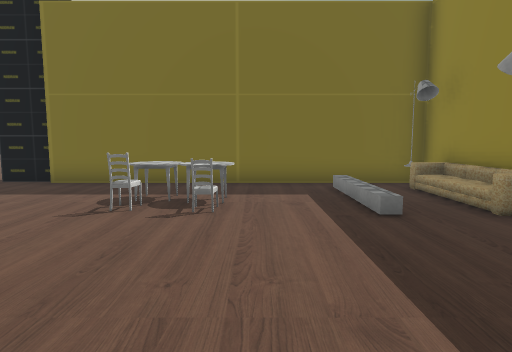
[1] (above)

22 first-person views from a walk through a 3-D level made in the Unity game engine. The camera is 1.2 m above the floor, tilts 6° down and sees 75° across. The floor is counted in squares, 1 m on a side. Each view is taken from the middle of a square. On the plan, view 1 faces up. The plan holds only what a view shows up to about 14 squares ahead; the rest is blank. Door leaves are left out, so doorways stand open. Some surface patterns are stand-ins.

[2]
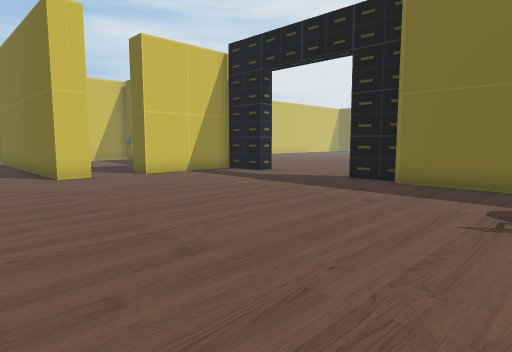

[3]
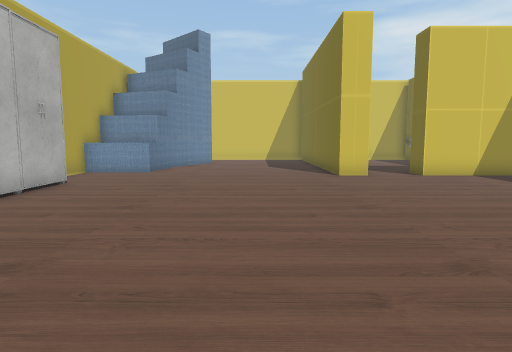

[4]
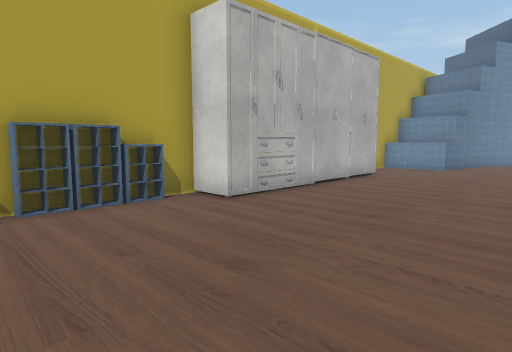

[5]
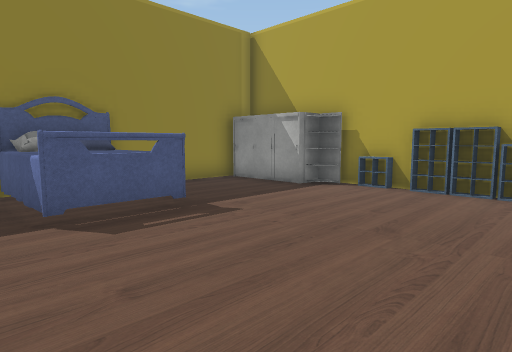

[6]
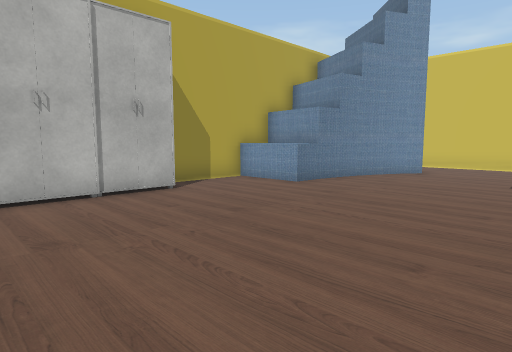

[7]
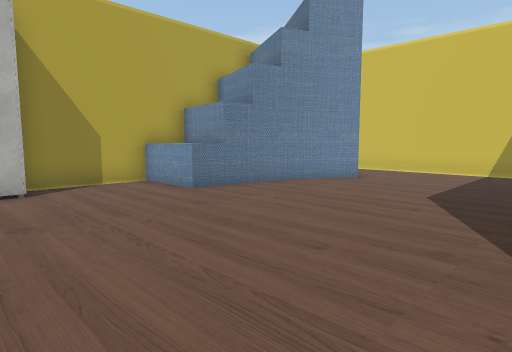

[8]
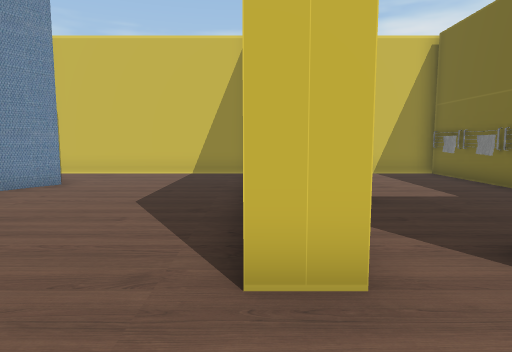

[9]
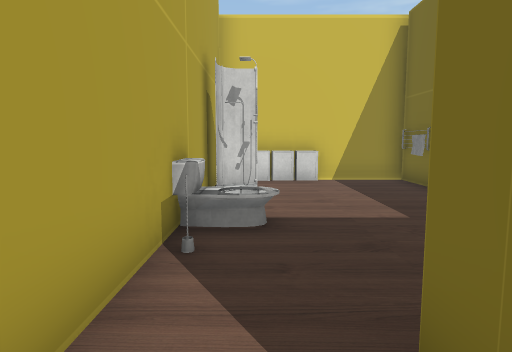

[10]
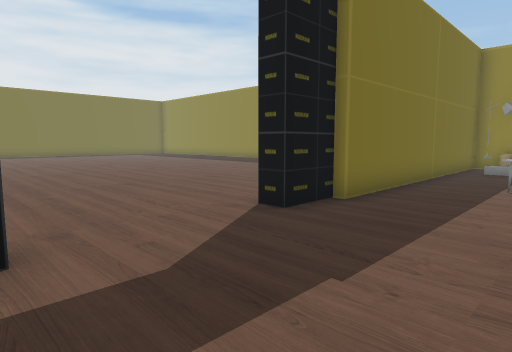

[11]
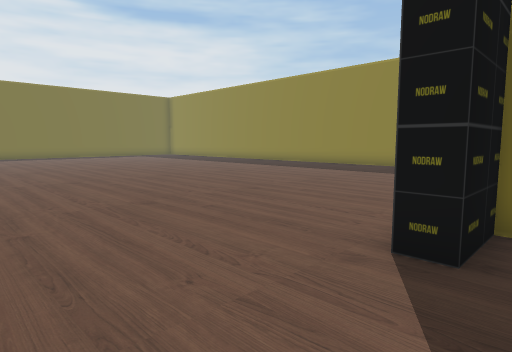

[12]
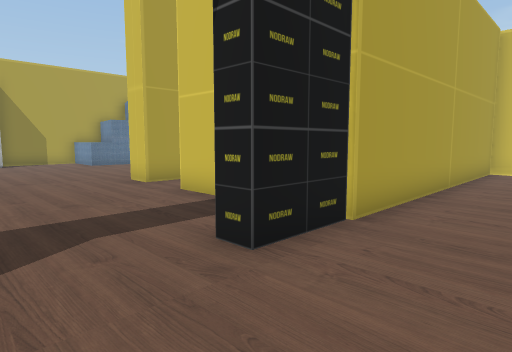

[13]
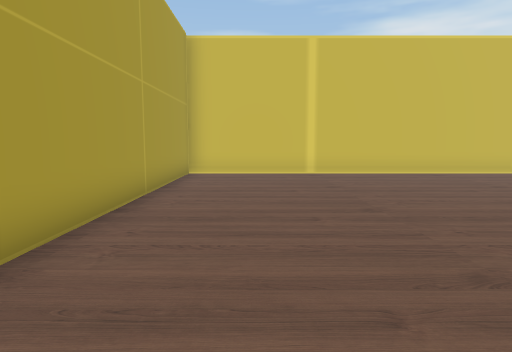

[14]
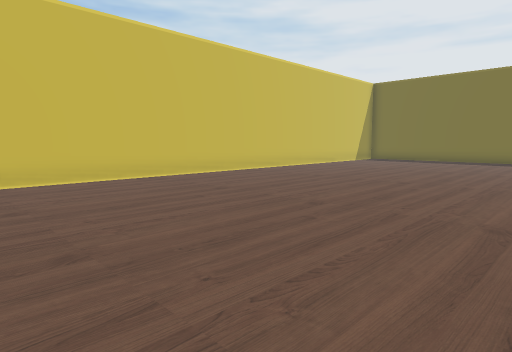

[15]
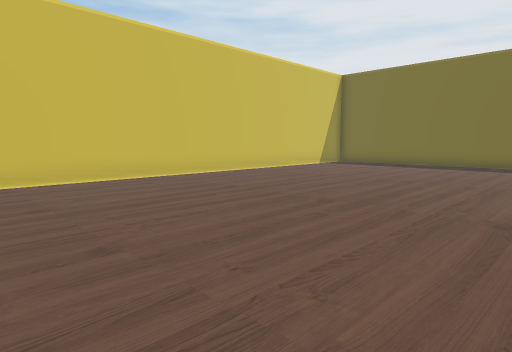

[16]
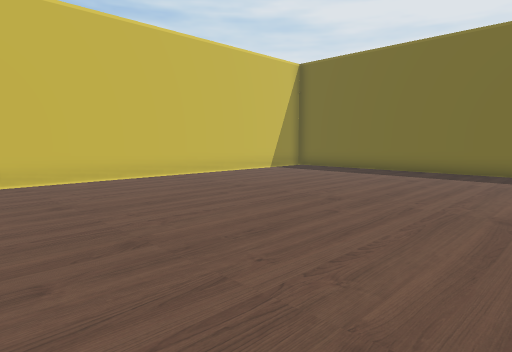

[17]
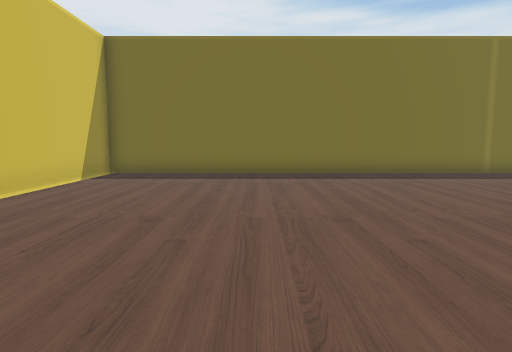

[18]
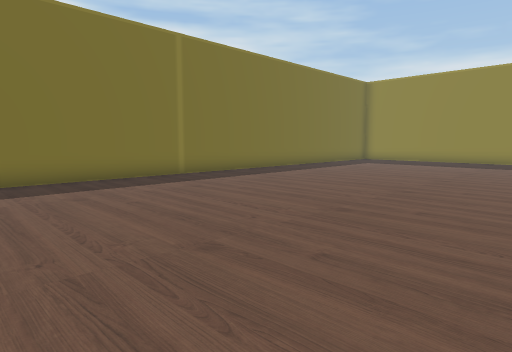

[19]
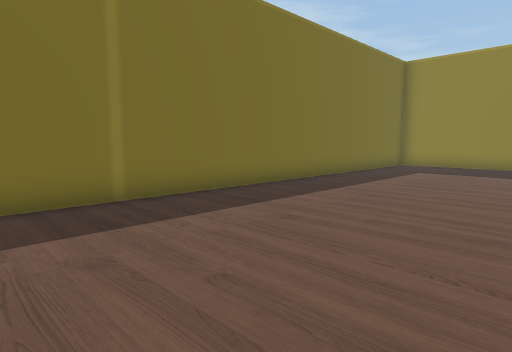

[20]
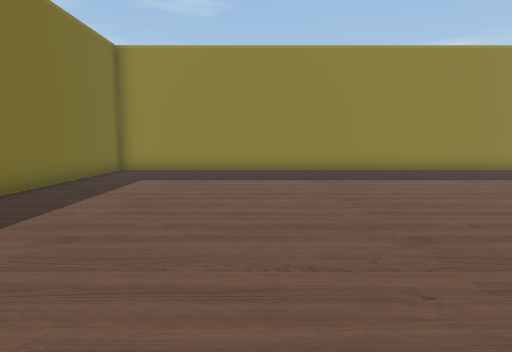

[21]
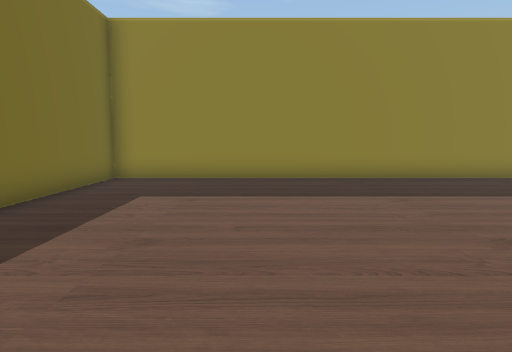

[22]
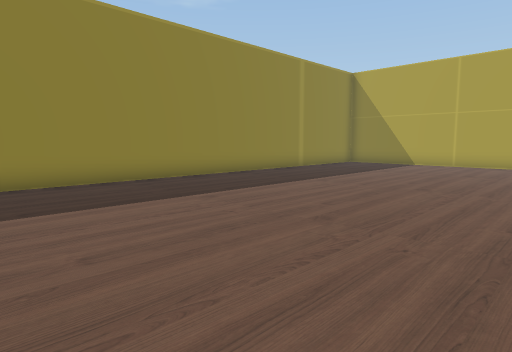

### Floor plan
Points are (right, up) in squares from view 1. A wall is a line through its corners. A room is listed if a view was taken in it or the views show most of it. See-through windows are left out.
Room 1 (views 1, 2, 3, 4, 5, 6, 7, 8, 9, 10, 11)
walls: (-13.6, 3.9) (-13.6, 2.9) (-19, 2.9); (-4.6, -6.6) (1.1, -6.6); (-5.9, 9.8) (-7.5, 9.8) (-7.5, 10.5); (-15.8, -4) (-16.2, -6.6) (-11.6, -6.6); (-13.6, 8.9) (-13.6, 5.8); (-11.5, 10.5) (-11.5, 9.8) (-12.2, 9.8); (-16.9, -3.9) (-15.8, -4) (-14.8, -4.1) (-14.8, -6.6); (-17.8, -3.6) (-16.7, -3.9); (4.8, 6.2) (4.8, 9.5) (-6, 9.5); (-19.5, -2.9) (-18.6, -3.3) (-17.7, -3.6); (4.8, -5.8) (4.8, -1.4); (-20.2, -2.4) (-19.4, -2.9); (-23.5, 2.5) (-23.5, -4.4)
ways out: opening at (-8.5, 11.7) to room 2; open door at (-14, 4.5) to room 3
objects: cabinet (-10, -5); cabinet (-8, -5); cabinet (-6, -5); rack (-3, -6); rack (-2, -6) to (-1, -6); table (-2, 6) to (-2, 7); table (-1, 7); rack (0, -6); cabinet (1, -6) to (4, -6); bed (1, -1) to (4, 1); sofa (4, 8)
Room 2 (views 12, 13, 14, 15, 16, 17, 18, 19, 20, 21, 22)
walls: (4.8, 17.8) (4.8, 35.6) (-23.5, 35.6) (-23.5, 10.5) (-11.5, 10.5)
ways out: opening at (-8.5, 11.7) to room 1
Room 3 (no view inside)
walls: (-19.5, 9.5) (-23.5, 9.5) (-23.5, 5); (-22.2, 3.9) (-13.6, 3.9)
ways out: open door at (-14, 4.5) to room 1
objects: other object (-23, 5); other object (-23, 6); other object (-23, 7); other object (-22, 9); shower (-21, 5) to (-20, 5); other object (-20, 9); other object (-19, 9); toilet (-17, 4); other object (-17, 5)

Positions as (right, up) in squares from view 1, and headings:
1: (0, 0), facing up
2: (-2, 0), facing up-left
3: (-2, 0), facing left
4: (0, 0), facing down-left
5: (-4, 2), facing down-right
6: (-7, 2), facing down-left
7: (-10, 3), facing down-left
8: (-11, 3), facing left
9: (-13, 5), facing left
10: (-12, 6), facing up-right
11: (-11, 9), facing up-right
12: (-9, 13), facing down-left
13: (-11, 13), facing left
14: (-13, 14), facing up-left
15: (-13, 18), facing up-left
16: (-13, 22), facing up-left
17: (-18, 23), facing up
18: (-16, 25), facing up-right
19: (-12, 29), facing up-right
20: (-9, 30), facing right
21: (-6, 31), facing right
22: (-5, 28), facing down-right
